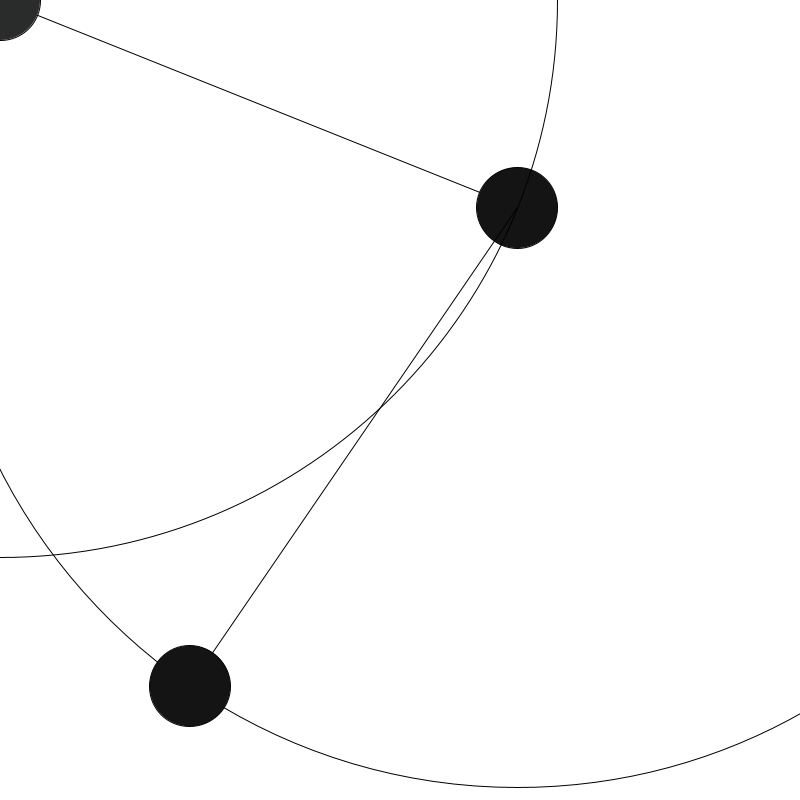
Frame 1 (no input)
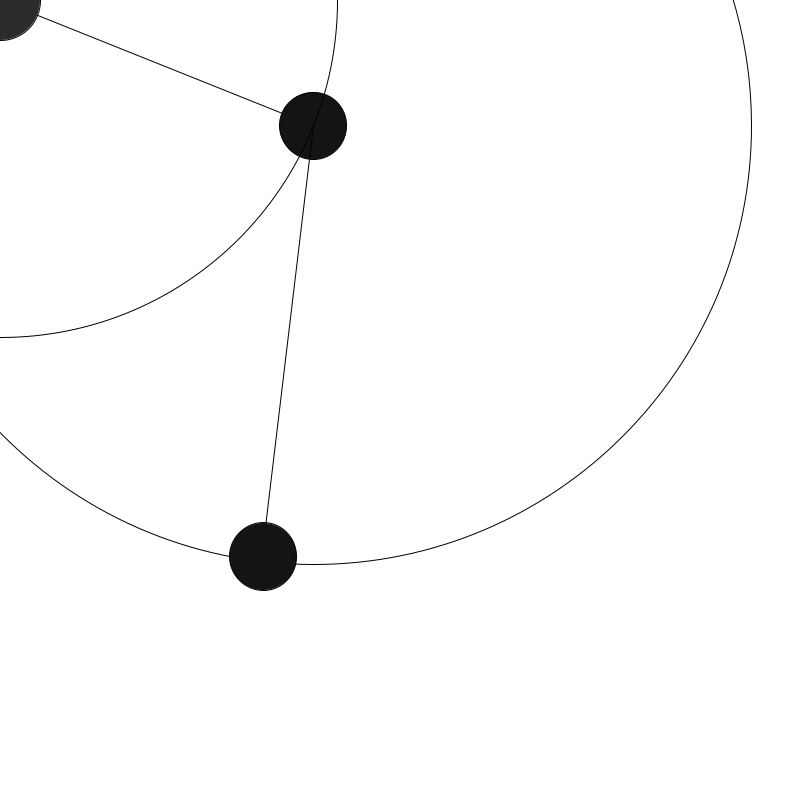
Frame 60 (the mouse pressed at the canvas centre just before this capture)
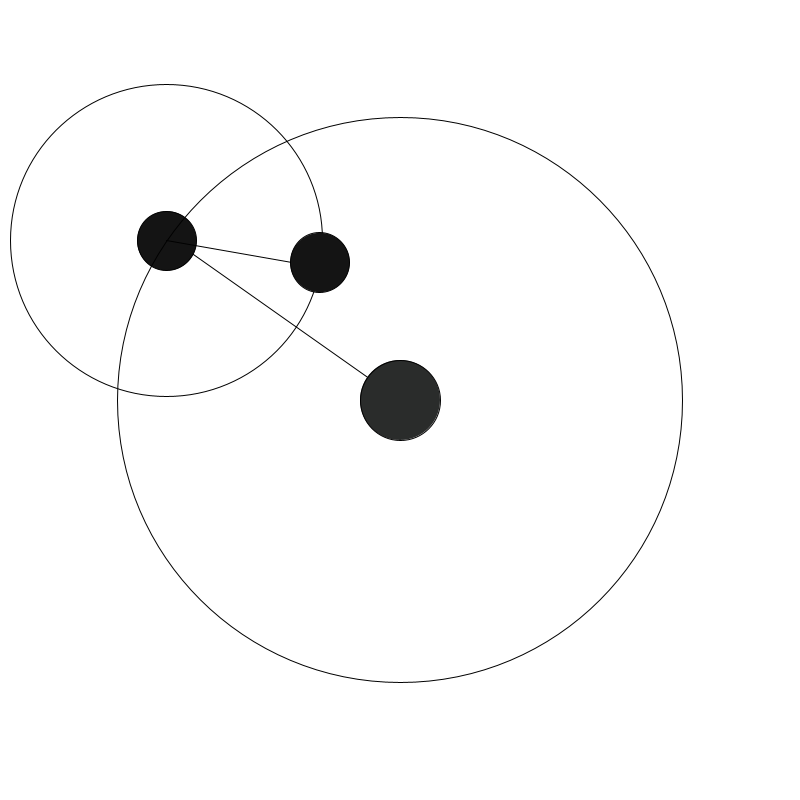
Frame 120 (the mouse held since frame 60 and released just before this capture)

The Processing sketch that drew these frames (run headless with seeded random() and noise(); from frame 60 on, the mouse is pressed at the canvas centre):

// Processing sketch: N1_6_AccelerationMouse
// ── N1_6_AccelerationMouse.pde
Ball[] b = new Ball[1];
Ball[] b2 = new Ball[1];

void setup() {
  size(800,800);
  background(0);
  for(int i = 0; i < b.length; i++){
  b[i] = new Ball();
  b2[i] = new Ball(1);
  }
  smooth(20);
  noCursor();
}

void draw() {
  background(255);
  for(int i = 0; i < b.length; i++){
  b[i].move();
  b[i].init();
  //b.detect();
  //b[i].edges();
  
  b2[i].move(b[i]);
  b2[i].init();
  //b2[i].edges();
  fill(42,44,43);
  }
  //noStroke();
  ellipse(mouseX, mouseY, 80,80);
}
// ── Ball.pde
class Ball {
  PVector location;
  PVector velocity;
  PVector acceleration;
  PVector mouse;
  PVector moon;
  float sz, time, spd, mag, m, d1, d2;
  Ball() {
    location = new PVector(random(width), random(height));
    velocity = new PVector(0,0); //1,3
    acceleration = new PVector(0,0);
    sz = 40;
    time = 0;
    spd = 0.005;
    mag = random(0.05, 0.15);
    
  }
  
  Ball(int g) {
    location = new PVector(random(width), random(height));
    velocity = new PVector(0,0); //1,3
    acceleration = new PVector(0,0);
    sz = 40;
    time = 0;
    spd = 0.005;
    mag = random(0.05, 0.15);
    m = g;
    
  }
  
void init() {
  fill(20);;
  sz = noise(time);
  sz = map(sz, 0, 1,20,120);
  ellipse(location.x,location.y,sz,sz);
  time+= spd;
}

void move(Ball other) {
  //acceleration = PVector.random2D();
  mouse = new PVector(mouseX,mouseY);
  noFill();
  
  d1 = dist(mouse.x,mouse.y,other.location.x,other.location.y);
  ellipse(mouse.x,mouse.y,d1*2,d1*2);
  if (m == 1){
  mouse = new PVector(other.location.x,other.location.y);
  d2 = dist(location.x,location.y,other.location.x,other.location.y);
  }
  ellipse(other.location.x,other.location.y,d2*2,d2*2);
  line(mouse.x,mouse.y,location.x,location.y);
  
  mouse.sub(location);
  mouse.setMag(mag);
  acceleration = mouse;
  
  velocity.add(acceleration);
  location.add(velocity);
  velocity.limit(5);
  
}

void move() {
  //acceleration = PVector.random2D();
  mouse = new PVector(mouseX,mouseY);
  line(mouse.x,mouse.y,location.x,location.y);
  mouse.sub(location);
  mouse.setMag(mag);
  acceleration = mouse;
  
  velocity.add(acceleration);
  location.add(velocity);
  velocity.limit(5);
}

void edges() {
  if (location.x > width+sz/2) location.x = 0;
  if (location.x < 0-sz/2)     location.x = width;
  if (location.y > height+sz/2)location.y = 0; 
  if (location.y < 0-sz/2)     location.y = height;
}

void detect() {
  if (location.x>width-sz/2 || location.x<0+sz/2) {
    velocity.x*=-1;
  } if (location.y>height-sz/2 || location.y<0+sz/2){
    velocity.y*=-1;
  }
  }
}
